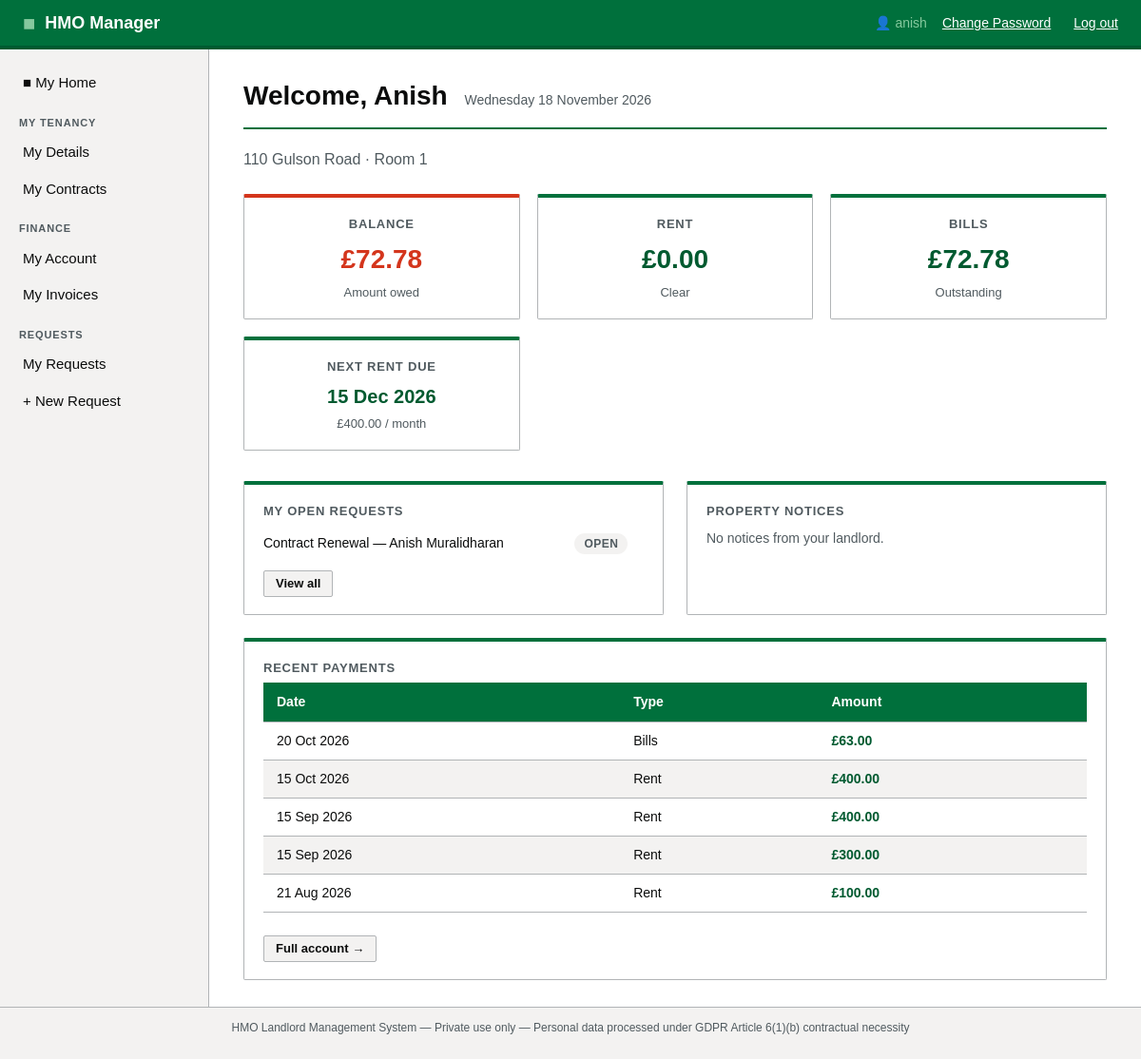
The app's page /portal/ (signed in) with its own data.
### app/models.py (models this page shows, shortened)
class User(UserMixin, db.Model):
    __tablename__ = 'users'
    id = db.Column(db.Integer, primary_key=True)
    username = db.Column(db.String(64), unique=True, nullable=False)
    email = db.Column(db.String(120), unique=True, nullable=False)
    password_hash = db.Column(db.String(256), nullable=False)
    role = db.Column(db.String(20), default='landlord')  # admin / landlord / tenant
    is_active = db.Column(db.Boolean, default=True)
    created_at = db.Column(db.DateTime, default=datetime.utcnow)
    properties = db.relationship('Property', backref='owner', lazy='dynamic')
    tenants = db.relationship('Tenant', backref='landlord', lazy='dynamic',
                               foreign_keys='Tenant.user_id')

class Tenant(db.Model):
    __tablename__ = 'tenants'
    id = db.Column(db.Integer, primary_key=True)
    user_id = db.Column(db.Integer, db.ForeignKey('users.id'), nullable=False)
    portal_user_id = db.Column(db.Integer, db.ForeignKey('users.id'), nullable=True)
    first_name = db.Column(db.String(100), nullable=False)
    last_name = db.Column(db.String(100), nullable=False)
    email = db.Column(db.String(120))
    phone = db.Column(db.String(30))
    date_of_birth = db.Column(db.Date)
    nationality = db.Column(db.String(100))
    student_status = db.Column(db.String(20))  # Student / Non-student
    student_id = db.Column(db.String(50))
    university = db.Column(db.String(200))
    course_title = db.Column(db.String(200))
    council_tax_ref = db.Column(db.String(100))
    council_tax_number = db.Column(db.String(100))
    right_to_rent_ref = db.Column(db.String(100))
    home_address = db.Column(db.Text)
    home_country = db.Column(db.String(100))
    invoice_account_number = db.Column(db.String(50))
    is_active = db.Column(db.Boolean, default=True)
    has_left = db.Column(db.Boolean, default=False)
    council_informed_in = db.Column(db.Date)
    council_informed_left = db.Column(db.Date)
    rent_balance = db.Column(db.Numeric(10, 2), default=0.00)
    bill_balance = db.Column(db.Numeric(10, 2), default=0.00)
    gdpr_consent = db.Column(db.Boolean, default=False)
    gdpr_consent_date = db.Column(db.DateTime)
    created_at = db.Column(db.DateTime, default=datetime.utcnow)
    contracts = db.relationship('TenantContract', backref='tenant', lazy='dynamic',
                                 foreign_keys='TenantContract.tenant_id')
    deposits = db.relationship('Deposit', backref='tenant', lazy='dynamic')
    transactions = db.relationship('Transaction', backref='tenant', lazy='dynamic')
    tasks = db.relationship('Task', backref='tenant', lazy='dynamic')

class Property(db.Model):
    __tablename__ = 'properties'
    id = db.Column(db.Integer, primary_key=True)
    user_id = db.Column(db.Integer, db.ForeignKey('users.id'), nullable=False)
    address_line1 = db.Column(db.String(200), nullable=False)
    address_line2 = db.Column(db.String(200))
    city = db.Column(db.String(100))
    postcode = db.Column(db.String(20))
    property_ref = db.Column(db.String(50))
    created_at = db.Column(db.DateTime, default=datetime.utcnow)
    rooms = db.relationship('Room', backref='property', lazy='dynamic',
                             cascade='all, delete-orphan')
    bills = db.relationship('Bill', backref='property', lazy='dynamic')
    compliance_docs = db.relationship('ComplianceDocument', backref='property', lazy='dynamic')
    tasks = db.relationship('Task', backref='property', lazy='dynamic')

class Room(db.Model):
    __tablename__ = 'rooms'
    id = db.Column(db.Integer, primary_key=True)
    property_id = db.Column(db.Integer, db.ForeignKey('properties.id'), nullable=False)
    room_name = db.Column(db.String(50), nullable=False)
    is_occupied = db.Column(db.Boolean, default=False)
    contracts = db.relationship('TenantContract', backref='room', lazy='dynamic')
    tasks = db.relationship('Task', backref='room', lazy='dynamic')

class TenantContract(db.Model):
    __tablename__ = 'tenant_contracts'
    id = db.Column(db.Integer, primary_key=True)
    tenant_id = db.Column(db.Integer, db.ForeignKey('tenants.id'), nullable=False)
    property_id = db.Column(db.Integer, db.ForeignKey('properties.id'), nullable=False)
    room_id = db.Column(db.Integer, db.ForeignKey('rooms.id'), nullable=False)
    user_id = db.Column(db.Integer, db.ForeignKey('users.id'), nullable=False)
    start_date = db.Column(db.Date, nullable=False)
    renewal_date = db.Column(db.Date)
    end_date = db.Column(db.Date)
    monthly_rent = db.Column(db.Numeric(10, 2), nullable=False)
    frequency = db.Column(db.String(20), default='monthly')
    next_rent_due = db.Column(db.Date)
    advanced_rent_agreed = db.Column(db.Numeric(10, 2), default=0.00)
    remaining_advance_rent = db.Column(db.Numeric(10, 2), default=0.00)
    is_active = db.Column(db.Boolean, default=True)
    contract_file_path = db.Column(db.String(300))   # uploaded scan / PDF
    notes = db.Column(db.Text)
    created_at = db.Column(db.DateTime, default=datetime.utcnow)
    closure_type     = db.Column(db.String(20))   # 'notice' | 'surrender' | None
    notice_end_date  = db.Column(db.Date)
    surrender_date   = db.Column(db.Date)
    closure_notes    = db.Column(db.Text)
    property = db.relationship('Property', backref='contracts')
    invoices = db.relationship('Invoice', backref='contract', lazy='dynamic')
    bill_shares = db.relationship('BillTenantShare', backref='contract', lazy='dynamic')

class Task(db.Model):
    __tablename__ = 'tasks'
    id = db.Column(db.Integer, primary_key=True)
    user_id = db.Column(db.Integer, db.ForeignKey('users.id'), nullable=False)
    title = db.Column(db.String(200), nullable=False)
    description = db.Column(db.Text)
    priority = db.Column(db.String(20), default='medium')  # low/medium/high/urgent
    status = db.Column(db.String(20), default='open')  # open/in_progress/complete
    category = db.Column(db.String(50))  # quick_fix/major_project/reminder/compliance/admin/maintenance
    property_id = db.Column(db.Integer, db.ForeignKey('properties.id'), nullable=True)
    room_id = db.Column(db.Integer, db.ForeignKey('rooms.id'), nullable=True)
    tenant_id = db.Column(db.Integer, db.ForeignKey('tenants.id'), nullable=True)
    due_date = db.Column(db.Date, nullable=True)
    repeat = db.Column(db.String(20), default='none')  # none/weekly/monthly/yearly
    time_bound = db.Column(db.Boolean, default=False)
    is_public = db.Column(db.Boolean, default=False)   # False = landlord-only
    created_at = db.Column(db.DateTime, default=datetime.utcnow)
    completed_at = db.Column(db.DateTime, nullable=True)

class Transaction(db.Model):
    __tablename__ = 'transactions'
    id = db.Column(db.Integer, primary_key=True)
    tenant_id = db.Column(db.Integer, db.ForeignKey('tenants.id'), nullable=True)
    contract_id = db.Column(db.Integer, db.ForeignKey('tenant_contracts.id'), nullable=True)
    bill_id = db.Column(db.Integer, db.ForeignKey('bills.id'), nullable=True)
    invoice_id = db.Column(db.Integer, db.ForeignKey('invoices.id'), nullable=True)
    amount = db.Column(db.Numeric(10, 2), nullable=False)
    credit_debit = db.Column(db.String(2), nullable=False)  # cr / db
    transaction_date = db.Column(db.Date, nullable=False)
    user_id = db.Column(db.Integer, db.ForeignKey('users.id'), nullable=False)
    type = db.Column(db.String(50))
    charge_type_id = db.Column(db.Integer, db.ForeignKey('picklist_charges.id'), nullable=True)
    payment_type_id = db.Column(db.Integer, db.ForeignKey('picklist_payment_types.id'), nullable=True)
    bank_ref = db.Column(db.String(100))
    month_year_period = db.Column(db.String(30))
    source = db.Column(db.String(20), default='manual')  # bank_import / manual / cash
    is_matched = db.Column(db.Boolean, default=False)
    bank_import_id = db.Column(db.Integer, db.ForeignKey('bank_imports.id'), nullable=True)
    charges_are_paid = db.Column(db.Boolean, default=False)
    notes = db.Column(db.Text)

### app/portal/routes.py (the view)
@portal_bp.route('/')
@login_required
@tenant_required
def index():
    tenant   = _get_tenant()
    contract = _active_contract(tenant)
    today    = date.today()
    rent_balance  = _tx_sum(tenant.id, 'db', ['Rent', 'Advanced Rent']) \
                  - _tx_sum(tenant.id, 'cr', ['Rent', 'Advanced Rent'])
    bill_balance  = _tx_sum(tenant.id, 'db', ['Bills']) \
                  - _tx_sum(tenant.id, 'cr', ['Bills'])
    total_balance = rent_balance + bill_balance
    public_tasks = []
    if contract:
        public_tasks = Task.query.filter_by(
            property_id=contract.property_id,
            is_public=True,
        ).filter(
            Task.status.in_(['open', 'in_progress'])
        ).order_by(Task.due_date.asc().nullslast()).limit(5).all()
    my_tasks = Task.query.filter_by(
        tenant_id=tenant.id,
    ).filter(
        Task.status.in_(['open', 'in_progress'])
    ).order_by(Task.created_at.desc()).limit(5).all()
    recent_payments = Transaction.query.filter_by(
        tenant_id=tenant.id,
        credit_debit='cr',
    ).order_by(Transaction.transaction_date.desc()).limit(5).all()
    return render_template('portal/index.html',
                           tenant=tenant,
                           contract=contract,
                           rent_balance=rent_balance,
                           bill_balance=bill_balance,
                           total_balance=total_balance,
                           public_tasks=public_tasks,
                           my_tasks=my_tasks,
                           recent_payments=recent_payments,
                           today=today)

### app/templates/portal/index.html (shortened to what this page needs)
{% extends "base.html" %}
{% block content %}
<h1>Welcome, {{ tenant.first_name }}
  <span style="font-size:14px; font-weight:400; color:var(--grey-dark); margin-left:10px;">
    {{ today.strftime('%A %d %B %Y') }}
  </span>
</h1>
{% if contract %}
<p class="text-muted" style="margin-bottom:24px;">
  {{ contract.property.address_line1 }}{% if contract.property.address_line2 %}, {{ contract.property.address_line2 }}{% endif %}
  &middot; {{ contract.room.room_name }}
</p>
{% endif %}
<div class="card-grid" style="margin-bottom:32px;">
  <div class="card" style="text-align:center;
    border-top-color:{% if total_balance > 0 %}var(--error){% elif total_balance < 0 %}var(--green-primary){% else %}var(--green-primary){% endif %};">
    <div class="card-title">Balance</div>
    <div class="card-value" style="color:{% if total_balance > 0 %}var(--error){% else %}var(--green-dark){% endif %};">
      {% if total_balance < 0 %}CR {% endif %}£{{ "%.2f"|format(total_balance|abs) }}
    </div>
    <div class="card-sub">
      {% if total_balance > 0 %}Amount owed{% elif total_balance < 0 %}In credit{% else %}Up to date{% endif %}
    </div>
  </div>
  <div class="card" style="text-align:center;">
    <div class="card-title">Rent</div>
    <div class="card-value">£{{ "%.2f"|format(rent_balance|abs) }}</div>
    <div class="card-sub">{% if rent_balance > 0 %}Outstanding{% elif rent_balance < 0 %}Credit{% else %}Clear{% endif %}</div>
  </div>
  <div class="card" style="text-align:center;">
    <div class="card-title">Bills</div>
    <div class="card-value">£{{ "%.2f"|format(bill_balance|abs) }}</div>
    <div class="card-sub">{% if bill_balance > 0 %}Outstanding{% elif bill_balance < 0 %}Credit{% else %}Clear{% endif %}</div>
  </div>
  {% if contract %}
  <div class="card" style="text-align:center;">
    <div class="card-title">Next Rent Due</div>
    <div class="card-value" style="font-size:20px;">
      {{ contract.next_rent_due.strftime('%d %b %Y') if contract.next_rent_due else '—' }}
    </div>
    <div class="card-sub">£{{ "%.2f"|format(contract.monthly_rent) }} / month</div>
  </div>
  {% endif %}
</div>
<div style="display:grid; grid-template-columns:1fr 1fr; gap:24px;">
  <div class="card">
    <div class="card-title">My Open Requests</div>
    {% if my_tasks %}
    <table style="margin:8px 0 0; font-size:14px;">
      {% for task in my_tasks %}
      <tr>
        <td style="padding:5px 0; border:none;">{{ task.title }}</td>
        <td style="padding:5px 0 5px 16px; border:none; white-space:nowrap;">
          <span class="badge {% if task.status == 'in_progress' %}badge-yellow{% else %}badge-grey{% endif %}">
            {{ task.status|replace('_',' ')|title }}
          </span>
        </td>
      </tr>
      {% endfor %}
    </table>
    <div style="margin-top:12px;">
      <a href="{{ url_for('portal.tasks') }}" class="btn btn-secondary btn-sm">View all</a>
    </div>
    {% else %}
    <p class="text-muted" style="font-size:14px; margin-top:8px;">No open requests.</p>
    <a href="{{ url_for('portal.add_task') }}" class="btn btn-primary btn-sm" style="margin-top:4px;">
      + Raise a request
    </a>
    {% endif %}
  </div>
  <div class="card">
    <div class="card-title">Property Notices</div>
    {% if public_tasks %}
    <table style="margin:8px 0 0; font-size:14px;">
      {% for task in public_tasks %}
      <tr>
        <td style="padding:5px 0; border:none;">
          {{ task.title }}
          {% if task.due_date %}
          <span style="font-size:12px; color:var(--grey-dark);">
            — {{ task.due_date.strftime('%d %b') }}
          </span>
          {% endif %}
        </td>
      </tr>
      {% endfor %}
    </table>
    {% else %}
    <p class="text-muted" style="font-size:14px; margin-top:8px;">No notices from your landlord.</p>
    {% endif %}
  </div>
</div>
{% if recent_payments %}
<div class="card" style="margin-top:24px;">
  <div class="card-title">Recent Payments</div>
  <table style="font-size:14px;">
    <thead>
      <tr>
        <th>Date</th>
        <th>Type</th>
        <th>Amount</th>
      </tr>
    </thead>
    <tbody>
      {% for tx in recent_payments %}
      <tr>
        <td>{{ tx.transaction_date.strftime('%d %b %Y') }}</td>
        <td>{{ tx.type or '—' }}</td>
        <td style="color:var(--green-dark); font-weight:700;">£{{ "%.2f"|format(tx.amount) }}</td>
      </tr>
      {% endfor %}
    </tbody>
  </table>
  <div style="margin-top:12px;">
    <a href="{{ url_for('portal.rent_roll') }}" class="btn btn-secondary btn-sm">Full account →</a>
  </div>
</div>
{% endif %}
{% endblock %}

### app/templates/base.html (shortened to what this page needs)
<!DOCTYPE html>
<html lang="en">
<head>
    <link rel="stylesheet" href="{{ url_for('static', filename='css/main.css') }}">
</head>
<body>
<header class="site-header">
    <div class="header-inner">
        <div class="logo">
            <span class="logo-mark">&#9632;</span>
            <span class="logo-text">HMO Manager</span>
        </div>
        {% if current_user.is_authenticated %}
        <nav class="header-nav">
            {% if current_user.role == 'tenant' %}
            <span class="user-info">&#128100; {{ current_user.username }}</span>
            {% else %}
            <span class="user-info">{{ current_user.username }} ({{ current_user.role }})</span>
            {% endif %}
            <a href="{{ url_for('auth.change_password') }}" class="btn-link" style="margin-right:8px;">Change Password</a>
            <a href="{{ url_for('auth.logout') }}" class="btn-link">Log out</a>
        </nav>
        {% endif %}
    </div>
</header>
<div class="layout">
    {% if current_user.is_authenticated %}
    <aside class="sidebar">
        <nav class="sidebar-nav">
            <ul>
            {% if current_user.role == 'tenant' %}
                <li><a href="{{ url_for('portal.index') }}" class="nav-link">&#9632; My Home</a></li>
                <li class="nav-section">My Tenancy</li>
                <li><a href="{{ url_for('portal.profile') }}" class="nav-link">My Details</a></li>
                <li><a href="{{ url_for('portal.contracts') }}" class="nav-link">My Contracts</a></li>
                <li class="nav-section">Finance</li>
                <li><a href="{{ url_for('portal.rent_roll') }}" class="nav-link">My Account</a></li>
                <li><a href="{{ url_for('portal.invoices') }}" class="nav-link">My Invoices</a></li>
                <li class="nav-section">Requests</li>
                <li><a href="{{ url_for('portal.tasks') }}" class="nav-link">My Requests</a></li>
                <li><a href="{{ url_for('portal.add_task') }}" class="nav-link">+ New Request</a></li>
            {% endif %}
            </ul>
        </nav>
    </aside>
    {% endif %}
    <main class="main-content">
        {% block content %}{% endblock %}
    </main>
</div>
<footer class="site-footer">
    <p>HMO Landlord Management System &mdash; Private use only &mdash;
    Personal data processed under GDPR Article 6(1)(b) contractual necessity</p>
</footer>
</body>
</html>

### records on screen
User: username "anish"
Tenant: first_name "Anish"
Property: property.address_line1 "110 Gulson Road"
Room: room.room_name "Room 1"
TenantContract: next_rent_due "15 Dec 2026", monthly_rent "400.00"
Task: title "Contract Renewal — Anish Muralidharan", status "OPEN"
Transaction: transaction_date "20 Oct 2026", type "Bills", amount "63.00"
Transaction: transaction_date "15 Oct 2026", type "Rent", amount "400.00"
Transaction: transaction_date "15 Sep 2026", type "Rent", amount "400.00"
Transaction: transaction_date "15 Sep 2026", type "Rent", amount "300.00"
Transaction: transaction_date "21 Aug 2026", type "Rent", amount "100.00"

### other values on screen
{{ "%.2f"|format(total_balance|abs) }} "72.78"
{{ "%.2f"|format(rent_balance|abs) }} "0.00"
{{ "%.2f"|format(bill_balance|abs) }} "72.78"
